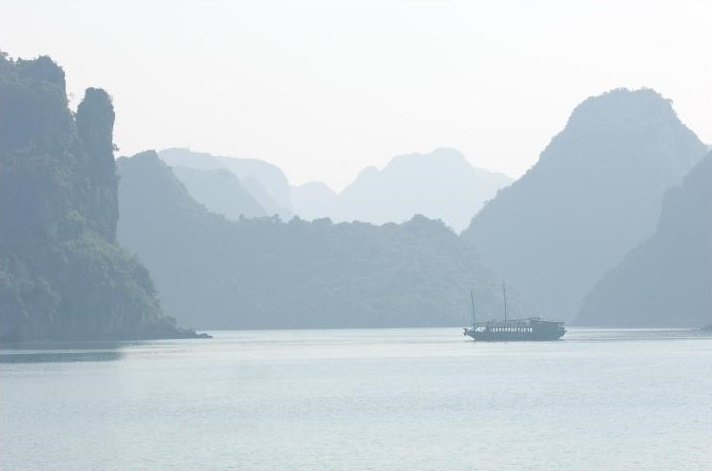
#> input picture Fig.jpg, 712 x 471 px
$ python DarkChannel.py
#> lines starting #> are read from the running program, lines starting #| are printed output that depends on the picture
#> in deHaze, `Y = np.zeros(m.shape)`: Y: shape (471, 712, 3) float64; every value is 0
# -*- coding: utf-8 -*-
"""
Created on Fri Nov 17 22:04:01 2023

@author: ASH
"""

import cv2
import numpy as np
import time

def zmMinFilterGray(src, r=7):
    '''最小值滤波，r是滤波器半径'''
#> called with r = 7
    return cv2.erode(src, np.ones((2 * r + 1, 2 * r + 1)))


def guidedfilter(I, p, r, eps):
#> called with r = 81, eps = 0.001
    t = time.time()
    height, width = I.shape
#> height = 471; width = 712
    m_I = cv2.boxFilter(I, -1, (r, r))
    m_p = cv2.boxFilter(p, -1, (r, r))
    m_Ip = cv2.boxFilter(I * p, -1, (r, r))
    cov_Ip = m_Ip - m_I * m_p

    m_II = cv2.boxFilter(I * I, -1, (r, r))
    var_I = m_II - m_I * m_I

    a = cov_Ip / (var_I + eps)
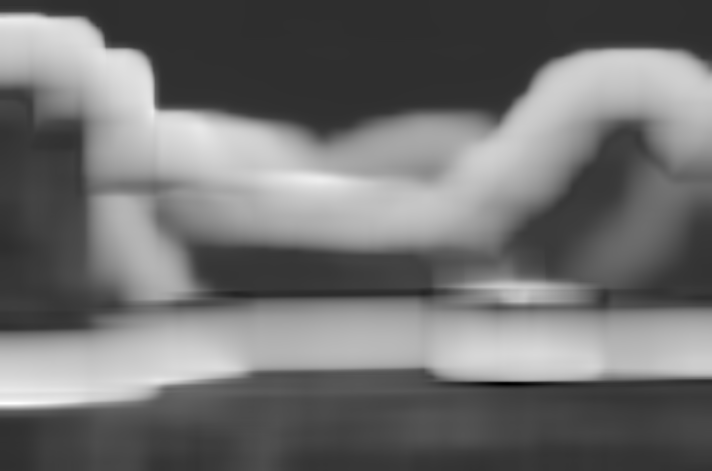
#> a: shape (471, 712) float64; min -0.266, max 1.17, mean 0.368; drawn with min black and max white
    b = m_p - a * m_I
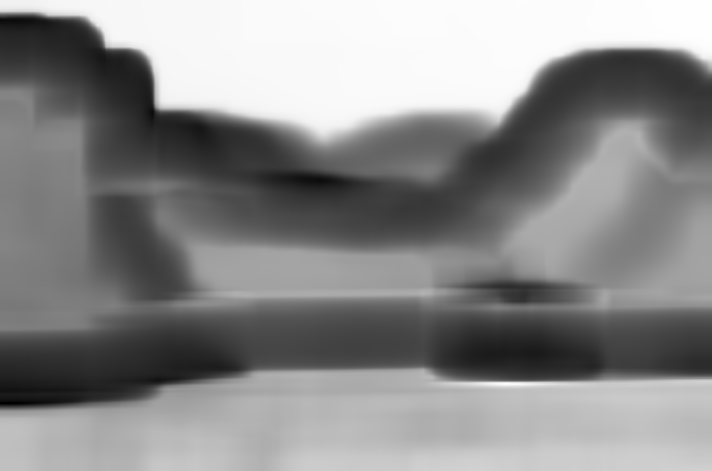
#> b: shape (471, 712) float64; min -0.171, max 0.991, mean 0.458; drawn with min black and max white

    m_a = cv2.boxFilter(a, -1, (r, r))
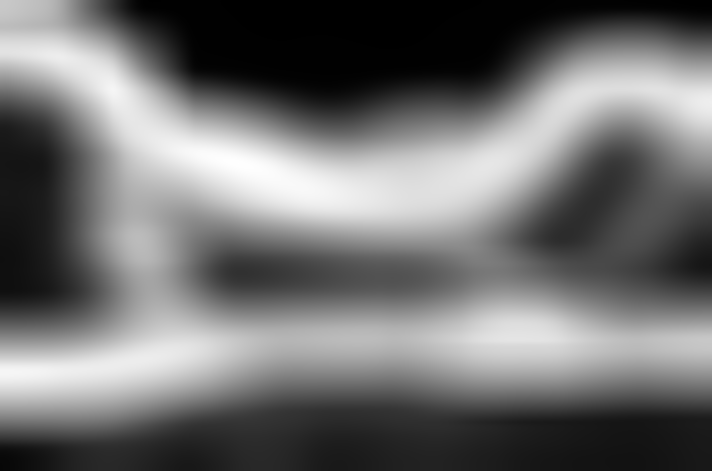
#> m_a: shape (471, 712) float64; min -0.0029, max 0.837, mean 0.368; drawn with min black and max white
    m_b = cv2.boxFilter(b, -1, (r, r))
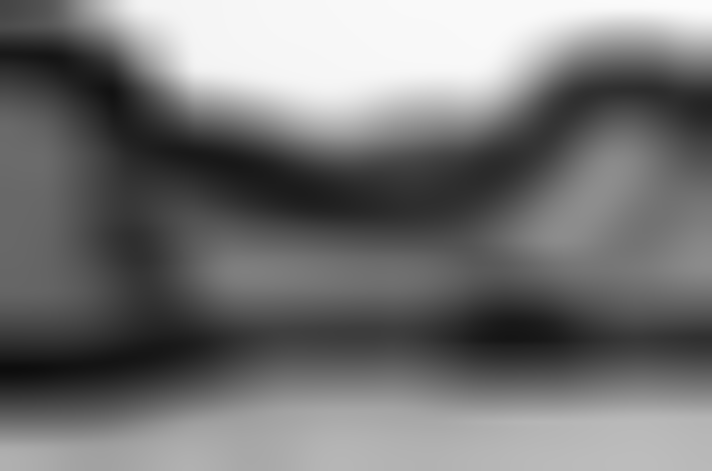
#> m_b: shape (471, 712) float64; min 0.051, max 0.988, mean 0.458
    print(f'coast:{time.time() - t:.8f}s')
    return m_a * I + m_b
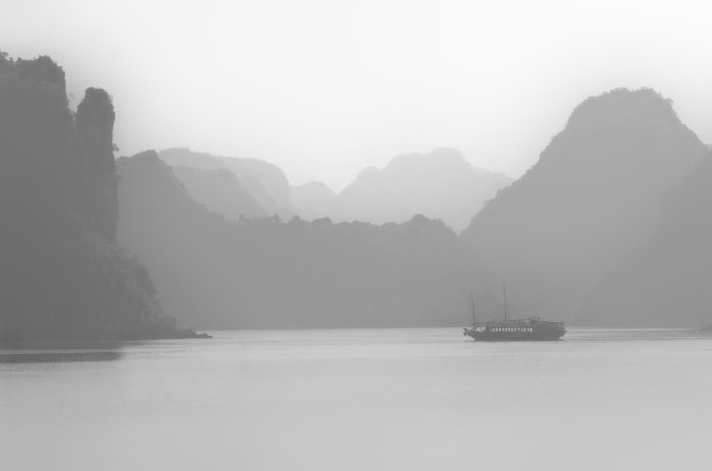
#> returned value: shape (471, 712) float64; min 0.373, max 0.987, mean 0.739


def Defog(m, r, eps, w, maxV1):                 # 输入rgb图像，值范围[0,1]
    '''计算大气遮罩图像V1和光照值A, V1 = 1-t/A'''
    V1 = np.min(m, 2)                           # 得到暗通道图像
    Dark_Channel = zmMinFilterGray(V1, 7)
    # cv2.imshow('20190708_Dark',Dark_Channel)    # 查看暗通道
    # cv2.waitKey(0)
    # cv2.destroyAllWindows()

    V1 = guidedfilter(V1, Dark_Channel, r, eps)  # 使用引导滤波优化
    cv2.imshow('20190708_Dark',V1)
    cv2.waitKey(0)
    cv2.destroyAllWindows()
    bins = 2000
    ht = np.histogram(V1, bins)                  # 计算大气光照A
    d = np.cumsum(ht[0]) / float(V1.size)
#> d = 2000 values from 2.98e-06 to 1
    for lmax in range(bins - 1, 0, -1):
        if d[lmax] <= 0.999:
            break
    A = np.mean(m, 2)[V1 >= ht[1][lmax]].max()
#> A = 1
    V1 = np.minimum(V1 * w, maxV1)               # 对值范围进行限制
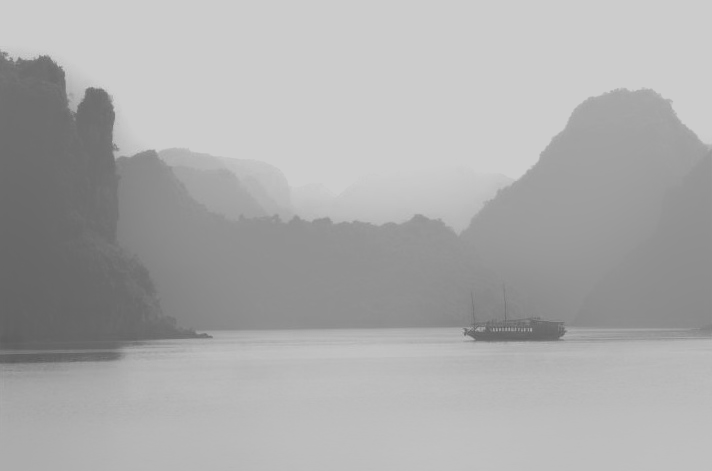
#> V1: shape (471, 712) float64; min 0.355, max 0.8, mean 0.673
    return V1, A


def deHaze(m, r=81, eps=0.001, w=0.95, maxV1=0.80, bGamma=False):
    Y = np.zeros(m.shape)
    Mask_img, A = Defog(m, r, eps, w, maxV1)             # 得到遮罩图像和大气光照
#> A = 1

    for k in range(3):
        Y[:,:,k] = (m[:,:,k] - Mask_img)/(1-Mask_img/A)  # 颜色校正
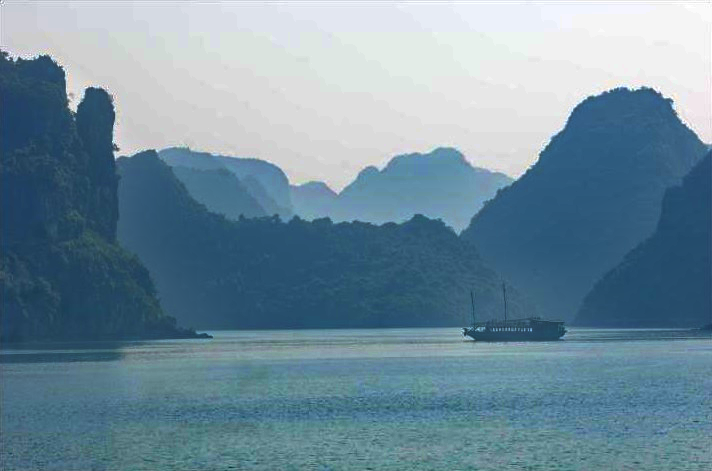
#> Y: shape (471, 712, 3) float64; mean B, G, R 0.585, 0.516, 0.395; drawn with min black and max white
    Y = np.clip(Y, 0, 1)
    if bGamma:
        Y = Y ** (np.log(0.5) / np.log(Y.mean()))       # gamma校正,默认不进行该操作
    return Y


if __name__ == '__main__':
    m = deHaze(cv2.imread('./Fig.jpg') / 255.0) * 255
    cv2.imwrite('./Fig/OutFig.png', m)
